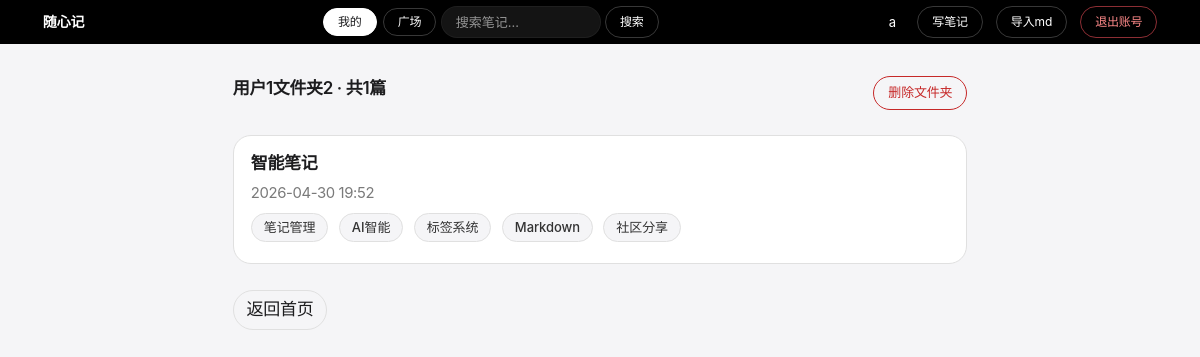
Page /folders/2 (signed in) on the earlier database version.
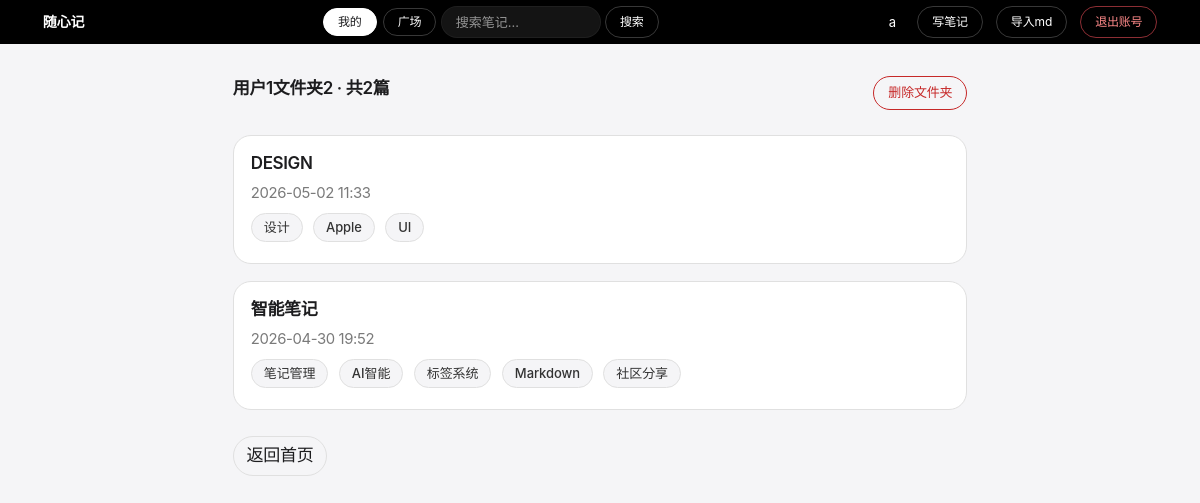
Same page on the later database version.
### app.py (models this page shows)
class Note(db.Model):
    id         = db.Column(db.Integer, primary_key=True)
    title      = db.Column(db.String(200), nullable=False)
    content    = db.Column(db.Text, nullable=False)
    created_at = db.Column(db.DateTime, default=datetime.utcnow)
    updated_at = db.Column(db.DateTime, default=datetime.utcnow)  # 手动在 edit 时刷新
    user_id    = db.Column(db.Integer, db.ForeignKey('user.id'), nullable=False)
    folder_id  = db.Column(db.Integer, db.ForeignKey('folder.id'), nullable=True)
    is_public  = db.Column(db.Boolean, default=False)
    is_deleted = db.Column(db.Boolean, default=False)
    deleted_at = db.Column(db.DateTime, nullable=True)
    tags       = db.relationship('Tag', secondary=note_tags, backref='notes')
    comments   = db.relationship('Comment', backref='note', lazy=True, order_by='Comment.created_at.desc()', cascade='all, delete-orphan')
    versions   = db.relationship('NoteVersion', backref='note', lazy=True, order_by='NoteVersion.created_at.desc()', cascade='all, delete-orphan')

class Tag(db.Model):
    id   = db.Column(db.Integer, primary_key=True)
    name = db.Column(db.String(50), unique=True, nullable=False)

### app.py (the view)
@app.route('/folders/<int:folder_id>')
@login_required
def view_folder(folder_id):
    folder = get_or_404(Folder, folder_id)
    if folder.user_id != current_user.id:
        from flask import abort
        abort(403)
    notes = (Note.query
             .filter_by(user_id=current_user.id, folder_id=folder.id, is_deleted=False)
             .order_by(Note.created_at.desc())
             .all())
    return render_template('folder.html', folder=folder, notes=notes)

### app.py (called while the page is built)
@app.template_filter('local_time')
def local_time(dt):
    if dt is None:
        return ''
    beijing = timezone(timedelta(hours=8))
    return dt.replace(tzinfo=timezone.utc).astimezone(beijing).strftime('%Y-%m-%d %H:%M')

def get_or_404(model, pk):
    obj = db.session.get(model, pk)
    if obj is None:
        from flask import abort
        abort(404)
    return obj

@login_manager.user_loader
def load_user(user_id):
    return db.session.get(User, int(user_id))

### templates/folder.html (shortened to what this page needs)
{% extends 'base.html' %}
{% block content %}
<div class="row justify-content-center">
    <div class="col-md-8">
        <div class="d-flex justify-content-between align-items-center mb-4">
            <h5>{{ folder.name }} · 共{{ notes|length }}篇</h5>
            <a href="/folders/{{ folder.id }}/delete" class="btn btn-sm btn-outline-danger"
               data-confirm="删除文件夹不会删除笔记，确定吗？">删除文件夹</a>
        </div>
        {% for note in notes %}
        <div class="card mb-3 p-3">
            <h5><a href="/notes/{{ note.id }}" class="text-decoration-none text-dark">{{ note.title }}</a></h5>
            <small class="text-muted">{{ note.created_at | local_time }}</small>
            <div class="mt-2">
                {% for tag in note.tags %}
                <a href="/tags/{{ tag.id }}" class="tag-badge tag-color-{{ tag.id % 8 }}">{{ tag.name }}</a>
                {% endfor %}
            </div>
        </div>
        {% else %}
        <div class="card p-4 text-center text-muted">
            <p>这个文件夹还没有笔记</p>
        </div>
        {% endfor %}
        <a href="/" class="btn btn-outline-secondary mt-2">返回首页</a>
    </div>
</div>
{% endblock %}

Differences in the rows shown:
added Note: title "DESIGN", created_at|local_time "2026-05-02 11:33"
added Tag: name "设计", shown under "DESIGN"
added Tag: name "Apple", shown under "DESIGN"
added Tag: name "UI", shown under "DESIGN"
Other differences:
{{ notes|length }}: "1" → "2"
